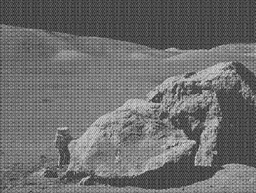
#> input picture moonlanding.png, 256 x 193 px, shrunk from 630 x 474 before the run
$ python experiment_1_comparison.py
#> lines starting #> are read from the running program, lines starting #| are printed output that depends on the picture
### fft.py
#!/usr/bin/env python3
"""
ECSE 316 - Assignment 2
FFT implementation and applications.
"""

import argparse
import time
import sys

import numpy as np
import matplotlib.pyplot as plt

try:
    import cv2  # optional, for image loading and resizing
except ImportError:
    cv2 = None


# ============================================================
# 1. Core 1D transforms
# ============================================================

def dft_naive_1d(x):
    """
    Naive O(N^2) Discrete Fourier Transform on a 1D array.

    Parameters
    ----------
    x : 1D numpy array of complex or float

    Returns
    -------
    X : 1D numpy array of complex
    """
    x = np.asarray(x, dtype=np.complex128)
    N = x.shape[0]
    X = np.zeros(N, dtype=np.complex128)

    for k in range(N):
        s = 0.0 + 0.0j
        for n in range(N):
            angle = -2j * np.pi * k * n / N
            s += x[n] * np.exp(angle)
        X[k] = s

    return X


def fft_1d(x):
    """
    Cooley Tukey FFT for 1D arrays.
    Assume length is a power of 2 (pad before calling).

    Parameters
    ----------
    x : 1D numpy array of complex or float

    Returns
    -------
    X : 1D numpy array of complex
    """
    x = np.asarray(x, dtype=np.complex128)
    N = x.shape[0]

    # Base case: for small N, just use the naive DFT
    if N <= 16:
        return dft_naive_1d(x)

    # Recursive Cooley Tukey FFT
    # split into even and odd indices
    X_even = fft_1d(x[0::2])
    X_odd = fft_1d(x[1::2])

    # twiddle factors
    k = np.arange(N)
    twiddle = np.exp(-2j * np.pi * k / N)

    X = np.zeros(N, dtype=np.complex128)
    half = N // 2

    X[:half] = X_even + twiddle[:half] * X_odd
    X[half:] = X_even - twiddle[:half] * X_odd

    return X


# [19 lines left out: function ifft_1d, not called in this run]


# ============================================================
# 2. 2D transforms (built using the 1D transforms)
# ============================================================

def fft_2d(img):
    """
    2D FFT using fft_1d applied to rows then columns.

    Parameters
    ----------
    img : 2D numpy array

    Returns
    -------
    F : 2D numpy array of complex
    """
    img = np.asarray(img, dtype=np.complex128)
    rows, cols = img.shape

    # FFT along rows
    F = np.zeros((rows, cols), dtype=np.complex128)
    for i in range(rows):
        F[i, :] = fft_1d(img[i, :])

    # FFT along columns
    for j in range(cols):
        F[:, j] = fft_1d(F[:, j])

    return F


# [45 lines left out: functions ifft_2d, naive_dft_2d, not called in this run]


# ============================================================
# 3. Image utilities
# ============================================================

def load_image(path, default_size=None):
    """
    Load image as grayscale float64 in range [0, 1].
    """
#> called with path = 'moonlanding.png'
    if cv2 is not None:
        img = cv2.imread(path, cv2.IMREAD_GRAYSCALE)
#> img is the input picture: shape (193, 256); min 26, max 224, mean 108.3
        if img is None:
            raise FileNotFoundError(f"Could not load image at {path}")
        img = img.astype(np.float64) / 255.0
        if default_size is not None:
            img = cv2.resize(img, default_size, interpolation=cv2.INTER_AREA)
    else:
        img = plt.imread(path)
        if img is None:
            raise FileNotFoundError(f"Could not load image at {path}")
        if img.ndim == 3:
            # simple conversion to grayscale
            img = img[..., :3].mean(axis=2)
        img = img.astype(np.float64)
        if img.max() > 1.0:
            img /= 255.0
        # resizing with matplotlib is possible but more work
    return img


def pad_to_power_of_two(arr):
    """
    Pad a 2D array with zeros so that each dimension is a power of 2.
    """
    rows, cols = arr.shape
#> rows = 193; cols = 256

    def next_power_of_two(n):
        return 1 if n <= 1 else 2 ** int(np.ceil(np.log2(n)))

    new_rows = next_power_of_two(rows)
#> new_rows = 256
    new_cols = next_power_of_two(cols)
#> new_cols = 256

    padded = np.zeros((new_rows, new_cols), dtype=arr.dtype)
    padded[:rows, :cols] = arr
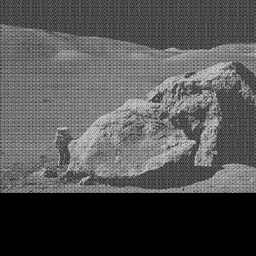
#> padded: shape (256, 256) float64; min 0, max 0.878, mean 0.32
    return padded


# [327 lines left out: functions fftshift_2d, plot_side_by_side, plot_grid, low_frequency_mask, run_mode1, run_mode2 and 4 more, not called in this run]


# [2 lines that do not run on import are left out]

### experiment_1_comparison.py
import numpy as np
from fft import load_image, pad_to_power_of_two, fft_2d
import matplotlib.pyplot as plt

img = load_image("moonlanding.png")
img_padded = pad_to_power_of_two(img)

# Your FFT
F_custom = fft_2d(img_padded)

# NumPy FFT
F_numpy = np.fft.fft2(img_padded)

# Compare numerically
error = np.max(np.abs(F_custom - F_numpy))
print("Max difference:", error)
#| Max difference: 4.9121134421114324e-11

# Create figure with 3 subplots side by side
fig, axes = plt.subplots(1, 3, figsize=(15, 5))

# Original image
axes[0].imshow(img, cmap="gray")
axes[0].set_title("Original Image")
axes[0].axis('off')

# Custom FFT
axes[1].imshow(np.log(np.abs(np.fft.fftshift(F_custom)) + 1e-8), cmap="gray")
axes[1].set_title("Custom FFT (log magnitude)")
axes[1].axis('off')

# NumPy FFT
axes[2].imshow(np.log(np.abs(np.fft.fftshift(F_numpy)) + 1e-8), cmap="gray")
axes[2].set_title("NumPy FFT2 (log magnitude)")
axes[2].axis('off')

plt.tight_layout()
plt.show()
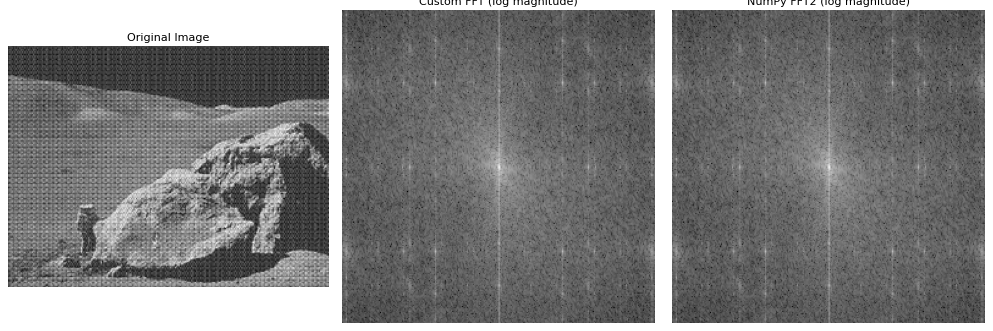
#> figure drawn by matplotlib, 3 panels
